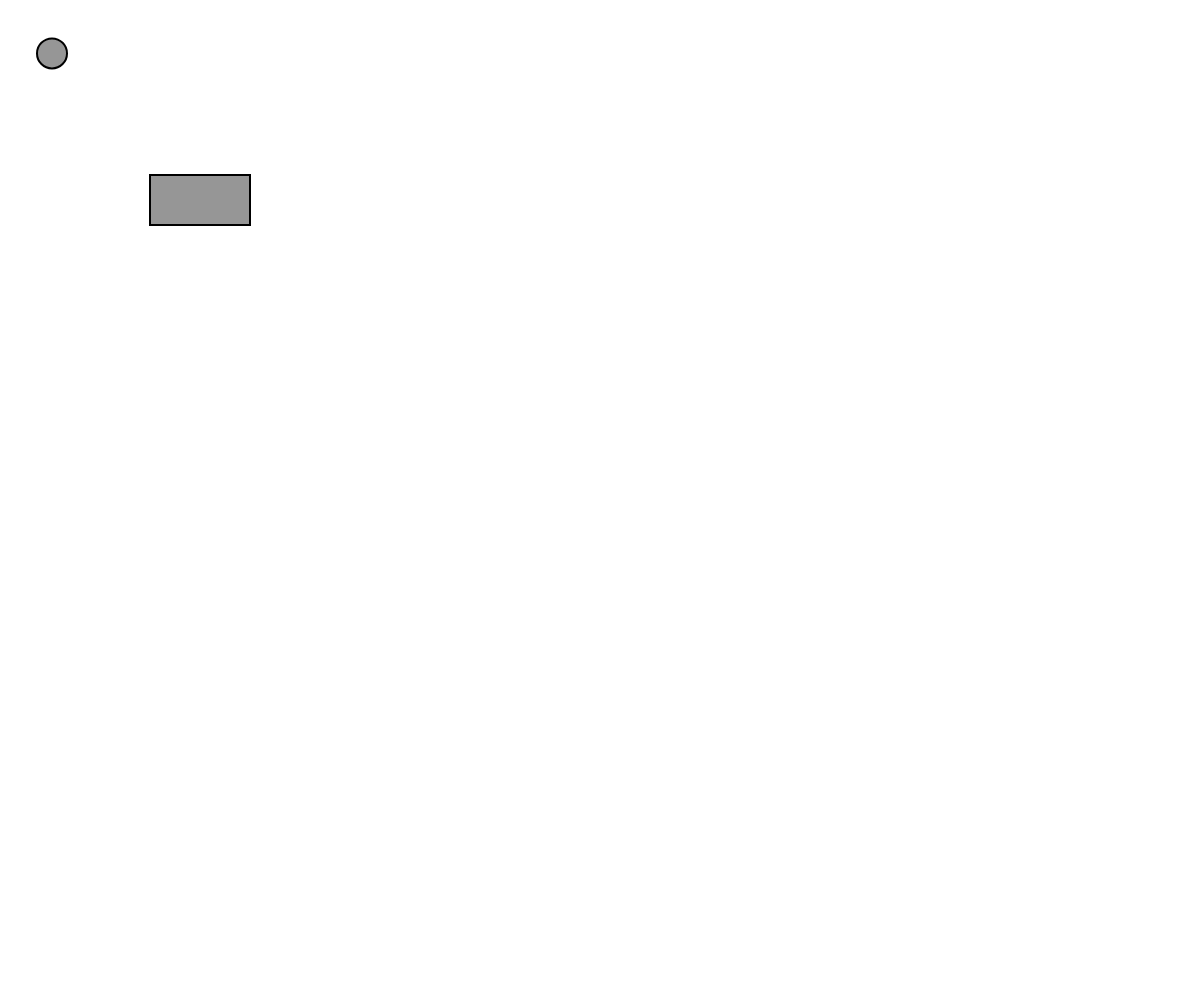
Frame 1 (no input)
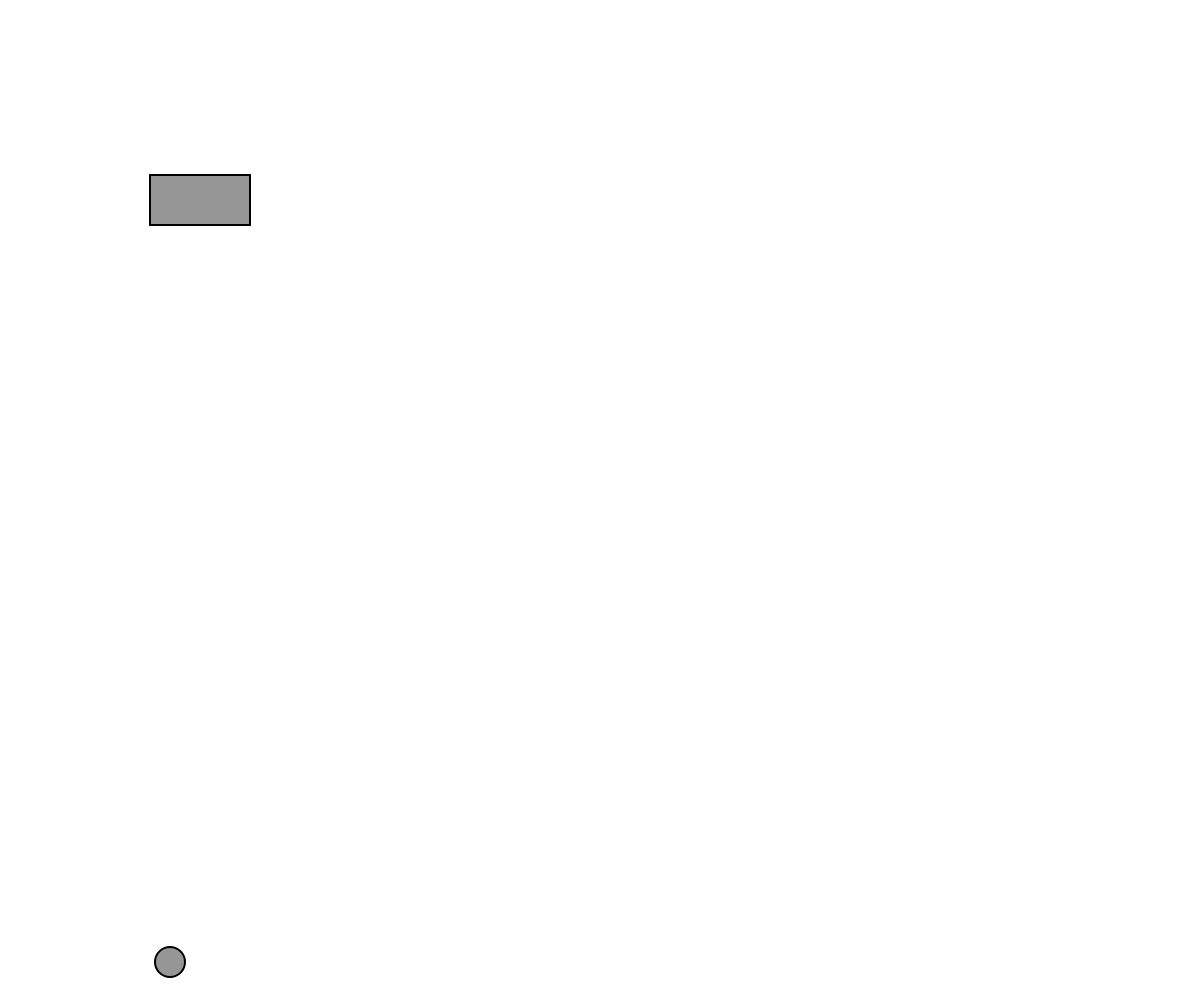
Frame 60 (no input)
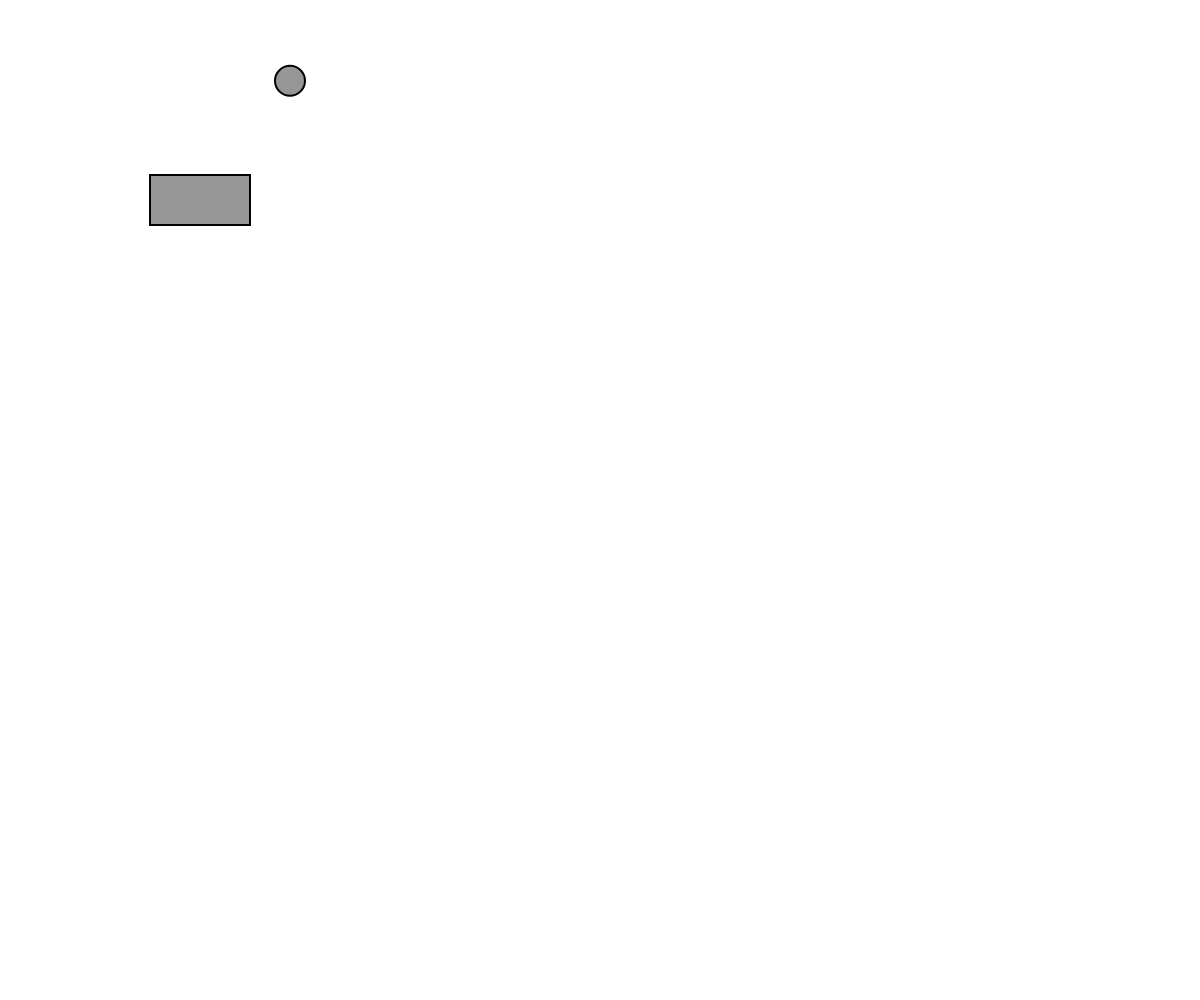
Frame 120 (the mouse pressed at the canvas centre since frame 60)

The p5.js sketch that drew these frames (run headless with seeded random() and noise() and a simulated clock; from frame 60 on, the mouse is pressed at the canvas centre):

// p5.js sketch
// ── sketch.js
let ball;
let draggableRect;

function setup() {
  createCanvas(windowWidth, windowHeight);
  ball = new Ball(50, 50, 30); // Form a ball with the starting size and position.

  draggableRect = new DraggableRect(200, 200, 100, 50); // Initiate a movable rectangle

}

function draw() {
  
  background(255);
  
  ball.update();
  
  ball.display();
  
  draggableRect.display();
}

function mousePressed() {
  draggableRect.handleClick(mouseX, mouseY);
}

function mouseDragged() {
  draggableRect.handleDrag(mouseX, mouseY);
}

function mouseReleased() {
  draggableRect.handleRelease();
}

class Ball {
  constructor(x, y, size) {
    this.position = createVector(x, y);
    this.size = size;
    this.velocity = createVector(2, 3); // starting speed

    this.acceleration = createVector(0, 0.4); // gravity
  }

  update() {
    this.velocity.add(this.acceleration); // Applying gravity
    this.position.add(this.velocity); // and upgating position
    
    // This explains the ball's behaviour when it bounces off walls.

    if (this.position.x > width - this.size / 2 || this.position.x < this.size / 2) {
      this.velocity.x *= -1;
    }
    
    if (this.position.y > height - this.size / 2 || this.position.y < this.size / 2) {
      this.velocity.y *= -1;
    }
  }

  display() {
    fill(150);
    stroke(0);
    
    strokeWeight(2);
    ellipse(this.position.x, this.position.y, this.size);
  }
}

class DraggableRect {
  constructor(x, y, w, h) {
    
    this.position = createVector(x, y);
    
    this.width = w;
    
    this.height = h;
    
    this.dragging = false;
  }

  display() {
    
    
    fill(this.dragging ? 100 : 150);
    
    stroke(0);
    
    strokeWeight(2);
    
    rectMode(CENTER);
    
    rect(this.position.x, this.position.y, this.width, this.height);
  }

  handleClick(mx, my) {
    if (
      mx > this.position.x - this.width / 2 &&
      mx < this.position.x + this.width / 2 &&
      my > this.position.y - this.height / 2 &&
      my < this.position.y + this.height / 2
    ) {
      this.dragging = true;
    }
  }

  handleDrag(mx, my) {
    if (this.dragging) {
      this.position.set(mx, my);
    }
  }

  handleRelease() {
    this.dragging = false;
  }
}
